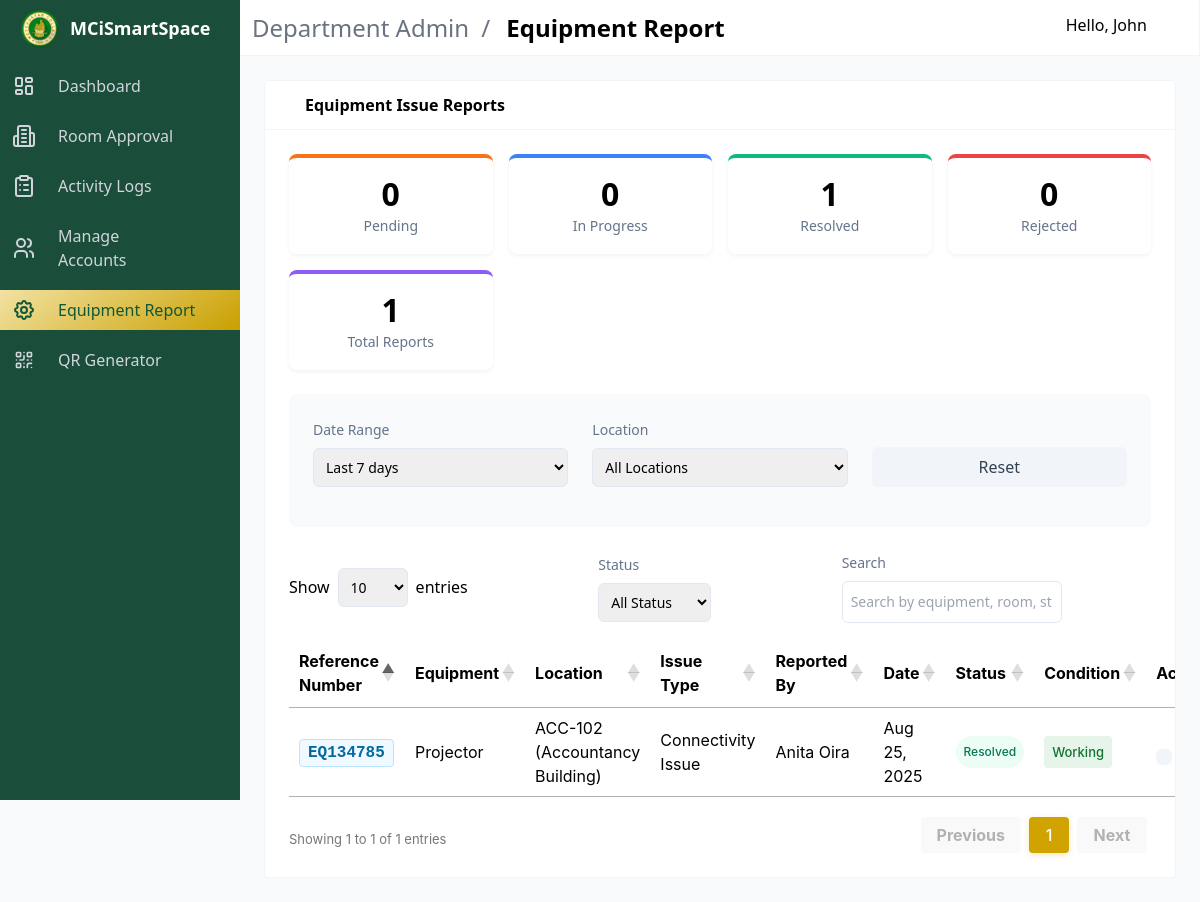
Screenshot of /department-admin/dept_equipment_report.php (signed in) with the database file from the repository.
### tables this page shows
CREATE TABLE equipment_issues (
  id INT AUTO_INCREMENT PRIMARY KEY,
  equipment_id INT NOT NULL,
  student_id INT DEFAULT NULL,
  teacher_id INT DEFAULT NULL,
  issue_type VARCHAR(100) NOT NULL,
  description TEXT NOT NULL,
  status ENUM('pending','in_progress','resolved','rejected') DEFAULT 'pending',
  admin_response TEXT DEFAULT NULL,
  reported_at TIMESTAMP NOT NULL DEFAULT current_timestamp(),
  resolved_at TIMESTAMP NULL DEFAULT NULL,
  image_path VARCHAR(255) DEFAULT NULL,
  reference_number VARCHAR(15) DEFAULT NULL,
  rejection_reason TEXT DEFAULT NULL,
  FOREIGN KEY (student_id) REFERENCES student(StudentID) ON DELETE CASCADE,
  FOREIGN KEY (teacher_id) REFERENCES teacher(TeacherID) ON DELETE CASCADE,
  FOREIGN KEY (equipment_id) REFERENCES equipment(id)
);

CREATE TABLE equipment (
    id INT AUTO_INCREMENT PRIMARY KEY,
    name VARCHAR(255) NOT NULL,
    description TEXT,
    category VARCHAR(100),
    created_at TIMESTAMP DEFAULT CURRENT_TIMESTAMP
);

### department-admin/dept_equipment_report.php (the view, shortened to what the rows shown need)
<?php
include 'includes/equipment_report.php'
?>
<!DOCTYPE html>
<html lang="en">
<head>
    <link rel="stylesheet" href="https://cdn.materialdesignicons.com/4.9.95/css/materialdesignicons.min.css">
    <link rel="stylesheet" href="../public/css/admin_styles/main.css">
    <link rel="stylesheet" href="../public/css/admin_styles/main_2.css">
    <link rel="stylesheet" href="../public/css/admin_styles/style-all.css">
    <link rel="stylesheet" href="https://cdn.datatables.net/1.11.5/css/jquery.dataTables.min.css">
    <link rel="stylesheet" href="../public/css/admin_styles/datatables.css">
    <link rel="stylesheet" href="../public/css/admin_styles/equipment_report.css">
</head>
<body>
    <div id="app">
        <section class="section main-section">
            <div class="card">
                <?php if (!$viewReportId): ?>
                    <div class="card-content">
                        <div class="table-container">
                                            <?php
                                            mysqli_data_seek($reportsResult, 0);
                                            mysqli_data_seek($reportsResult, 0);
                                            ?>
                            <table id="equipmentReportTable" class="table is-fullwidth is-striped">
                                <thead>
                                    <tr class="titles">
                                        <th>Reference Number</th>
                                        <th>Equipment</th>
                                        <th>Location</th>
                                        <th>Issue Type</th>
                                        <th>Reported By</th>
                                        <th>Date</th>
                                        <th>Status</th>
                                        <th>Condition</th>
                                        <th>Action</th>
                                    </tr>
                                </thead>
                                <tbody>
                                    <?php if ($reportsResult->num_rows > 0): ?>
                                        <?php while ($row = $reportsResult->fetch_assoc()): ?>
                                            <tr>
                                                <td data-label="Reference Number"><span class="reference-number"><?php echo !empty($row['reference_number']) ? htmlspecialchars($row['reference_number']) : 'EQ' . str_pad($row['id'], 6, '0', STR_PAD_LEFT); ?></span></td>
                                                <td data-label="Equipment"><?php echo htmlspecialchars($row['equipment_name']); ?></td>
                                                <td data-label="Location"><?php echo htmlspecialchars($row['room_name'] ?? 'N/A') . ' (' . htmlspecialchars($row['building_name'] ?? 'N/A') . ')'; ?></td>
                                                <td data-label="Issue Type"><?php echo htmlspecialchars($row['issue_type']); ?></td>
                                                <td data-label="Reported By">
                                                    <?php echo htmlspecialchars($row['reporter_name'] ?? 'Unknown'); ?>
                                                </td>
                                                <td data-label="Date"><?php echo date('M d, Y', strtotime($row['reported_at'])); ?></td>
                                                <td data-label="Status">
                                                    <span class="status-badge status-<?php echo $row['status']; ?>">
                                                        <?php echo ucfirst(str_replace('_', ' ', $row['status'])); ?>
                                                    </span>
                                                </td>
                                                <td data-label="Condition">
                                                    <span class="condition-badge condition-<?php echo $row['equipment_condition'] ?? 'unknown'; ?>">
                                                        <?php echo $row['equipment_condition'] ? ucfirst(str_replace('_', ' ', $row['equipment_condition'])) : 'Unknown'; ?>
                                                    </span>
                                                </td>
                                                <td class="action-buttons">
                                                    <a href="?view=<?php echo $row['id']; ?>" class="view-btn" title="View Details for <?php echo htmlspecialchars($row['reference_number']); ?>">
                                                    </a>
                                                </td>
                                            </tr>
                                        <?php endwhile; ?>
                                    <?php else: ?>
                                        <tr>
                                            <td colspan="9" class="has-text-centered">No reports found matching your criteria.</td>
                                        </tr>
                                    <?php endif; ?>
                                </tbody>
                            </table>
                        </div>
                    </div>
                <?php endif; ?>
            </div>
        </section>
    </div>
</body>
</html>

### rows the page displays
equipment_issues: reference_number "EQ134785", equipment.name "Projector", room_name "ACC-102", building_name "Accountancy Building", issue_type "Connectivity Issue", reporter_name "Anita Oira", reported_at "Aug 25, 2025", status "Resolved", equipment_condition "Working"

### other values shown
$moduleName "Department Admin"
$currentPageTitle "Equipment Report"
$userData['name'] "John"
$countData['pending_count'] "0"
$countData['in_progress_count'] "0"
$countData['resolved_count'] "1"
$countData['rejected_count'] "0"
$countData['total_count'] "1"
